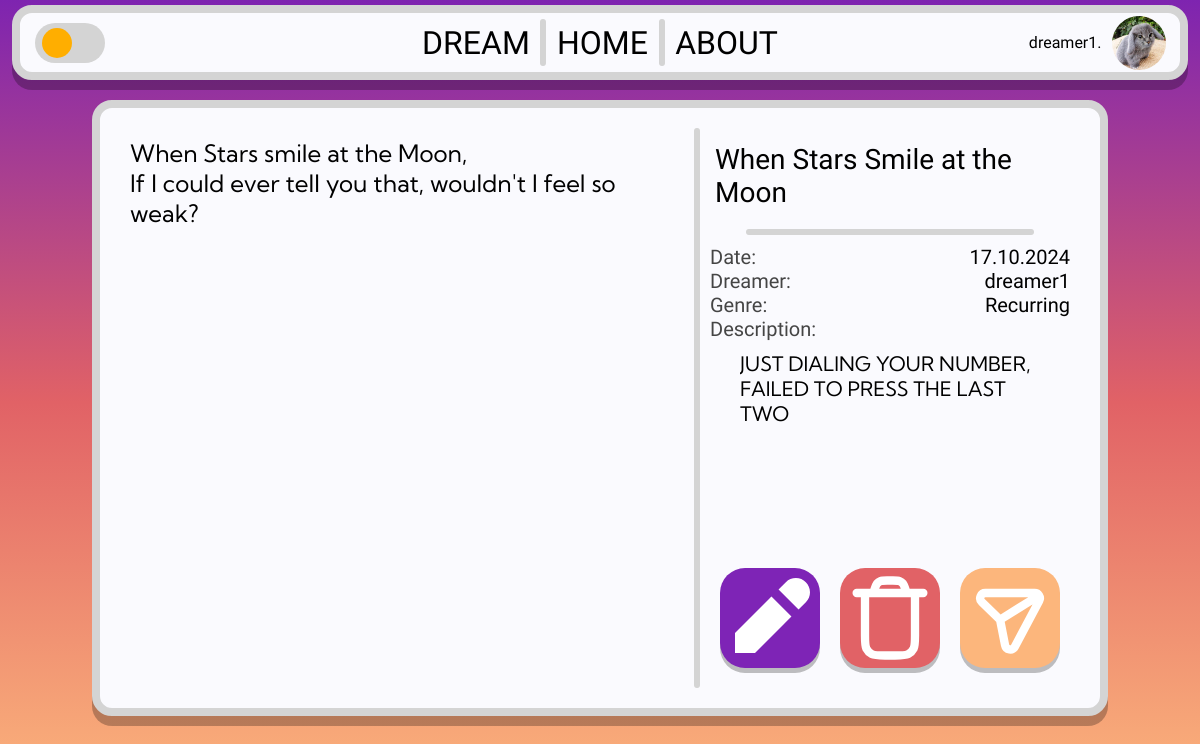
Screenshot of /dream/5c7a871c-4f35-49c8-ba7a-0318529dd554 (signed in) with the database file from the repository.
### tables this page shows
CREATE TABLE users (
        user_id TEXT PRIMARY KEY,
        username TEXT NOT NULL UNIQUE,
        hash TEXT NOT NULL,
        email TEXT,
        admin BOOLEAN DEFAULT FALSE
    , verified bool);

CREATE TABLE dreams (
        dream_id TEXT PRIMARY KEY,
        content TEXT,
        title TEXT,
        description TEXT,
        author_id TEXT,
        tag TEXT,
        upload_date DATE NOT NULL,
        likes INTEGER DEFAULT 0, private BOOL,
        FOREIGN KEY (author_id) REFERENCES users(user_id)
    );

### app.py (the view)
@app.route("/dream/<dream_id>")
def dream(dream_id):
    username, user_id = get_session_info()
    profile_pic = get_profile_picture(user_id)
    with db:
        cursor.execute("SELECT * FROM dreams WHERE dream_id = ?", (dream_id,))
        dream = cursor.fetchone()
        if dream is None:
            return "Dream not found", 404
        else:
            content = dream[1]
            title = dream[2]
            description = dream[3]
            author_id = dream[4]
            tag = dream[5]
            upload_date = dream[6]
            upload_date = datetime.strptime(upload_date, "%Y-%m-%d")
            upload_date = upload_date.strftime("%d.%m.%Y")
            cursor.execute("SELECT username FROM users WHERE user_id = ?", (author_id,))
            author_name = cursor.fetchone()[0]
    if user_id == author_id:
        user_is_author = True
    else:
        user_is_author = False
    return render_template(
        "dream.html",
        dream_id=dream_id,
        id=dream_id,
        title=title,
        content=content,
        author=author_name,
        tag=tag,
        upload_date=upload_date,
        description=description,
        user_is_author=user_is_author,
        username=username,
        user_id=user_id,
        profile_pic=profile_pic,
    )

### app.py (called while the page is built)
def get_profile_picture(user_id):
    if user_id is None:
        return None
    exts = ["png", "jpg", "jpeg", "gif", "webp", "jfif"]
    for ext in exts:
        if os.path.exists(f"{user_id}.{ext}"):
            return f"{user_id}.{ext}"
    return "default.jpg"

def get_session_info():
    if "username" in session:
        username = session.get("username")
        user_id = session.get("user_id")
    else:
        username = None
        user_id = None
    return username, user_id

### templates/dream.html (shortened to what this page needs)
<!DOCTYPE html>
<html lang="en">
<head>
    <link rel="stylesheet" href="{{ url_for('static', filename='css/dream.css') }}">
    <link rel="stylesheet" href="{{ url_for('static', filename='css/base.css') }}">
</head>
<body>
    <div class="header-container">
        <div class="header-left">
            <label class="switch" id="dark-mode-switch">
                <span class="slider round"></span>
            </label>
        </div>
        <div class="header-mid">
            <div class="header-buttons dreams-button">DREAM</div>
            <div class="vl" style="height: 80%;"></div>
            <div class="header-buttons home-button">HOME</div>
            <div class="vl" style="height: 80%;"></div>
            <div class="header-buttons about-button">ABOUT</div>
        </div>
        <div class="header-right">
            {% if username %}
            <span id="user-name">{{ username }}.</span>
            <img src="{{ url_for('static', filename='images/profilephotos/' + profile_pic) }}" id="pfp">
            {% else %}
            <a href="{{ url_for('login') }}" class="header-buttons">LOGIN</a>
            {% endif %}
        </div>
    </div>
    <div class="main-content">
        <textarea readonly class="dream-content">{{content}}</textarea>
        <div class="vl" style="height: 100%;" id="dream-seperator"></div>
        <div class="info-and-buttons">
            <div class="dream-title">{{ title }}</div>
            <div class="hl" style="width: 80%; align-self: center;"></div>
            <div class="dream-info">
                <div class="dream-info-left">
                    Date:<br>
                    Dreamer:<br>
                    Genre:<br>
                    Description:<br>
                </div>
                <div class="dream-info-right">
                    {{ upload_date }}<br>
                    {{ author }}<br>
                    {{ tag }}<br>
                </div>
            </div>
            <div class="dream-description">
                {{ description }}
            </div>
    <div class="dream-options">
        {% if user_is_author %}
            <div class="dream-buttons edit-dream-button">
            </div>
            <div class="dream-buttons delete-dream-button">
            </div>
        {% endif %}
        <div class="dream-buttons share-dream-button">
        </div>
    </div>
</div>
</div>
</body>
</html>

### static/css/dream.css (style rules this page uses)
.main-content { background-color: #FAFAFE; border: 8px solid #D4D4D4; border-radius: 20px; width: 80%; height: 70%; box-shadow: 0px 10px 0px 0px rgba(0,0,0,0.26); -webkit-box-shadow: 0px 10px 0px 0px rgba(0,0,0,0.26); -moz-box-shadow: 0px 10px 0px 0px rgba(0,0,0,0.26); padding: 20px; margin: 20px; display: flex; flex-direction: row; justify-content: baseline; }
.dream-content { padding: 10px; flex: 2; overflow-y: scroll; resize: none; border: none; background-color: #FAFAFE; color: #000000; }
.info-and-buttons { display: flex; flex-direction: column; align-items: center; padding: 10px; flex: 1; }
.dream-content { font-family: 'Kumbh Sans', sans-serif; font-size: 24px; }
.dream-title { font-family: 'Krona One', sans-serif; font-size: 28px; margin: 5px; margin-bottom: 20px; }
.dream-info { width: 100%; display: flex; flex-direction: row; justify-content: space-between; margin-top: 10px; }
.dream-info-left, .dream-info-right { font-size: 20px; font-family: 'Krona One', sans-serif; }
.dream-info-left { text-align: left; color: #454545; }
.dream-info-right { text-align: right; color: #000000; }
.dream-description { font-family: 'Kumbh Sans', sans-serif; font-size: 20px; margin-top: 10px; margin-left: 30px; margin-right: 30px; text-align: left; overflow-y: scroll; flex: 1; }
.dream-options { display: flex; flex-direction: row; justify-content: space-between; margin-top: 20px; }
.dream-buttons { height: 100px; width: 100px; border-radius: 25px; color: #fff; margin: 10px; cursor: pointer; display: flex; justify-content: center; align-items: center; transition: transform 0.2s; box-shadow: 0px 5px 0px 0px rgba(0,0,0,0.25); }
.edit-dream-button { background-color: #7E24B6; }
.delete-dream-button { background-color: #E16266; }
.share-dream-button { background-color: #FCB67C; }

### static/css/base.css (style rules this page uses)
html { height: 100%; width: 100%; }
body { width: 100%; height: 100%; margin: 0; padding: 0; background: rgb(126,36,176); background: -moz-linear-gradient(180deg, rgba(126,36,176,1) 0%, rgba(225,98,102,1) 50%, rgba(252,182,124,1) 100%); background: -webkit-linear-gradient(180deg, rgba(126,36,176,1) 0%, rgba(225,98,102,1) 50%, rgba(252,182,124,1) 100%); background: linear-gradient(180deg, rgba(126,36,176,1) 0%, rgba(225,98,102,1) 50%, rgba(252,182,124,1) 100%); background-repeat: no-repeat; background-attachment: fixed; background-size: cover; filter: progid:DXImageTransform.Microsoft.gradient(startColorstr="#7e24b0",endColorstr="#fcb67c",GradientType=1); font-family: 'Kumbh Sans', sans-serif; padding-top: 5px; display: flex; flex-direction: column; align-items: center; color: black; }
.header-container { display: flex; justify-content: center; align-items: center; background-color: #FAFAFE; border: #D4D4D4 8px solid; border-radius: 20px; width: 98%; height: 75px; font-family: 'Sulphur Point', sans-serif; box-shadow: 0px 10px 0px 0px rgba(0,0,0,0.26); -webkit-box-shadow: 0px 10px 0px 0px rgba(0,0,0,0.26); -moz-box-shadow: 0px 10px 0px 0px rgba(0,0,0,0.26); box-sizing: border-box; }
.vl { border-left: 6px solid #D4D4D4; border-radius: 20px; }
.hl { border-top: 6px solid #D4D4D4; border-radius: 20px; }
.header-left, .header-right, .header-mid { display: flex; justify-content: center; align-items: center; width: 32.5%; height: 100%; }
.header-mid { justify-content: space-evenly; }
.header-left { justify-content: start; }
.header-right { justify-content: end; }
.header-buttons { background-color: rgba(255, 255, 255, 0); padding: 8px; transition: 0.2s; font-weight: lighter; border-radius: 10px; font-size: 32px; }
#pfp { width: 54px; height: 54px; border-radius: 50%; margin-left: 10px; cursor: pointer; }
.switch { position: relative; display: inline-block; width: 70px; height: 40px; }
.slider { position: absolute; cursor: pointer; top: 0; left: 0; right: 0; bottom: 0; background-color: #D4D4D4; -webkit-transition: .4s; transition: .4s; }
.slider:before { position: absolute; content: ""; height: 30px; width: 30px; left: 7px; bottom: 5px; background-color: #FFAE00; -webkit-transition: .3s; transition: .3s; }
.slider.round { border-radius: 34px; }
.slider.round:before { border-radius: 50%; }

### rows the page displays
users: username "dreamer1"
dreams: content "When Stars smile at the Moon, If I could ever tell you that, wouldn't I feel so weak?", title "When Stars Smile at the Moon", tag "Recurring", description "JUST DIALING YOUR NUMBER, FAILED TO PRESS THE LAST TWO"

### other values shown
{{ upload_date }} "17.10.2024"
